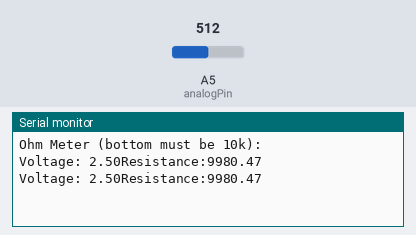
The sketch below on a simulated Arduino Uno, built with avr-gcc and run on an emulated ATmega328P. Shown: the last lines printed to the serial monitor. The test bench sets the inputs (shaded band); at power-on: A5 (analogPin) = 512.

Above: at 1.8 s.
1.9 s: A5 (analogPin) set to 0
At 2.6 s:
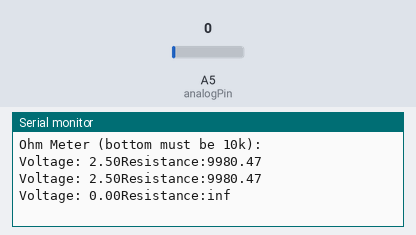
4.5 s: A5 (analogPin) set to 122
At 5.8 s:
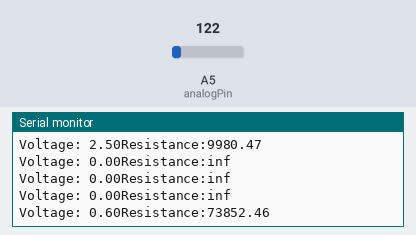

Measured:
- after the input at 1.9 s, the serial monitor: prints a new line after 0.10 s (image 1)
- after the input at 4.5 s, the serial monitor: prints a new line after 0.51 s (image 2)

The sketch:

Lab_4.ino
```cpp
const int analogPin = 5;
const float bottomRes = 10000.0; //Ohms

void setup() {
//Initialize a serial monitor
  Serial.begin(9600);
  Serial.println("Ohm Meter (bottom must be 10k): \n");

}

void loop() {
  float reading, v1, res;

  reading = (float) analogRead(analogPin);

  //Calculate voltage and resistance.
  v1 = (reading / 1023.0) * 5.0;
  res = (5.0 / v1) * bottomRes - bottomRes;

  //Display in the console.
  Serial.print("Voltage: ");
  Serial.print(v1);
  Serial.print("Resistance:");
  Serial.println(res);

  //Pause
  delay(1000);

}
```
